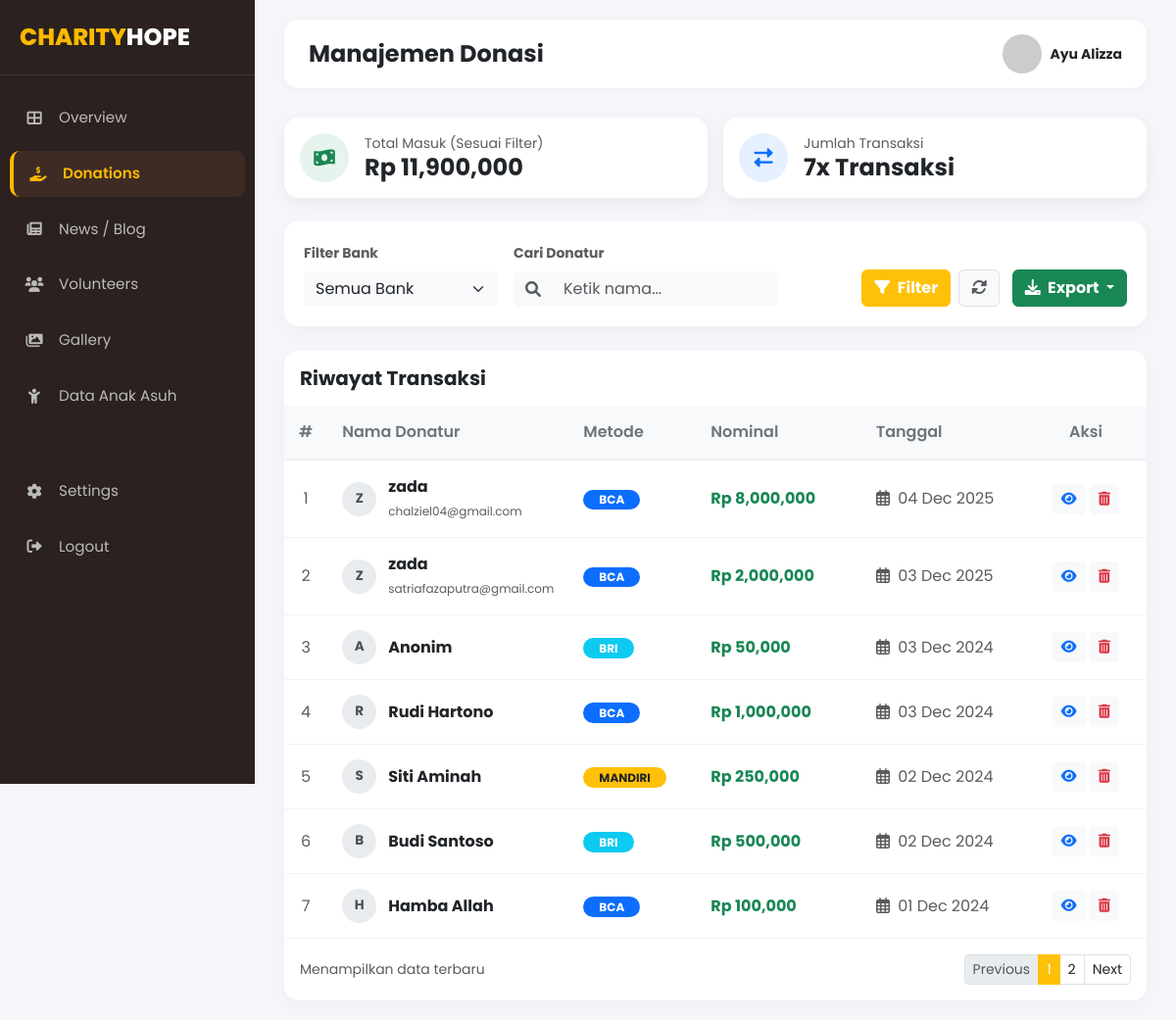
Page /admin/data-donasi.php (signed in) on the committed database.
### tables this page shows
CREATE TABLE `donasi` (
  `id` int NOT NULL,
  `nama_donatur` varchar(100) DEFAULT NULL,
  `email` varchar(100) DEFAULT NULL,
  `nominal` int DEFAULT NULL,
  `bank` varchar(50) DEFAULT NULL,
  `tanggal` date DEFAULT NULL
);

### admin/data-donasi.php (the view, shortened to what this page needs)
<?php
include '../koneksi.php';
$where_clause = "WHERE 1=1";
$search_q = isset($_GET['q']) ? $_GET['q'] : '';
$query_str = "SELECT * FROM donasi $where_clause ORDER BY id DESC";
$data = mysqli_query($koneksi, $query_str);
$query_sum = mysqli_query($koneksi, "SELECT SUM(nominal) as total, COUNT(*) as jumlah FROM donasi $where_clause");
$summary = mysqli_fetch_assoc($query_sum);
?>
<!DOCTYPE html>
<html lang="id">
<head>
    <link href="https://cdn.jsdelivr.net/npm/bootstrap@5.3.0/dist/css/bootstrap.min.css" rel="stylesheet">
    <link rel="stylesheet" href="https://cdnjs.cloudflare.com/ajax/libs/font-awesome/6.0.0/css/all.min.css">
    <link rel="stylesheet" href="style.css">
</head>
<body>
    <?php include 'sidebar.php'; ?>
    <div class="main-content">
        <div class="top-bar">
            <h4 class="fw-bold mb-0">Manajemen Donasi</h4>
            <div class="d-flex align-items-center">
                <div class="user-profile d-flex align-items-center gap-2">
                    <img src="https://randomuser.me/api/portraits/women/44.jpg" alt="Admin">
                    <div class="d-none d-md-block">
                        <small class="d-block fw-bold">Ayu Alizza</small>
                    </div>
                </div>
            </div>
        </div>
        <div class="row g-3 mb-4">
            <div class="col-md-6">
                <div class="stat-card d-flex align-items-center p-3">
                    <div class="stat-icon bg-icon-success me-3">
                        <i class="fas fa-money-bill-wave"></i>
                    </div>
                    <div>
                        <small class="text-muted d-block">Total Masuk (Sesuai Filter)</small>
                        <h4 class="fw-bold mb-0">Rp <?php echo number_format($summary['total']); ?></h4>
                    </div>
                </div>
            </div>
            <div class="col-md-6">
                <div class="stat-card d-flex align-items-center p-3">
                    <div class="stat-icon bg-icon-primary me-3">
                        <i class="fas fa-exchange-alt"></i>
                    </div>
                    <div>
                        <small class="text-muted d-block">Jumlah Transaksi</small>
                        <h4 class="fw-bold mb-0"><?php echo number_format($summary['jumlah']); ?>x Transaksi</h4>
                    </div>
                </div>
            </div>
        </div>
        <div class="filter-card">
            <form method="GET" class="row g-3 align-items-end">
                <div class="col-md-3">
                    <label class="form-label small text-muted fw-bold">Filter Bank</label>
                    <select name="bank" class="form-select border-0 bg-light">
                        <option value="">Semua Bank</option>
                    </select>
                </div>
                <div class="col-md-4">
                    <label class="form-label small text-muted fw-bold">Cari Donatur</label>
                    <div class="input-group">
                        <span class="input-group-text bg-light border-0"><i class="fas fa-search text-muted"></i></span>
                        <input type="text" name="q" class="form-control border-0 bg-light" placeholder="Ketik nama..." value="<?php echo $search_q; ?>">
                    </div>
                </div>
                <div class="col-md-5 text-md-end">
                    <button type="submit" class="btn btn-warning text-white fw-bold"><i class="fas fa-filter me-1"></i> Filter</button>
                    <a href="data-donasi.php" class="btn btn-light border ms-1"><i class="fas fa-sync-alt text-muted"></i></a>
                    <div class="btn-group ms-2">
                        <button type="button" class="btn btn-success dropdown-toggle fw-bold" data-bs-toggle="dropdown" aria-expanded="false">
                            <i class="fas fa-download me-1"></i> Export
                        </button>
                    </div>
                    </div>
            </form>
        </div>
        <div class="card table-card">
            <div class="card-header bg-white py-3 border-0">
                <h5 class="fw-bold mb-0">Riwayat Transaksi</h5>
            </div>
            <div class="table-responsive">
                <table class="table table-hover mb-0">
                    <thead>
                        <tr>
                            <th width="5%" class="text-center">#</th>
                            <th width="25%">Nama Donatur</th>
                            <th width="15%">Metode</th>
                            <th width="20%">Nominal</th>
                            <th width="20%">Tanggal</th>
                            <th width="15%" class="text-center">Aksi</th>
                        </tr>
                    </thead>
                    <tbody>
                        <?php
                        $no = 1;
                        if(mysqli_num_rows($data) > 0){
                            while($row = mysqli_fetch_assoc($data)) {
                                $inisial = strtoupper(substr($row['nama_donatur'], 0, 1));
                        ?>
                        <tr>
                            <td class="text-center text-muted"><?php echo $no++; ?></td>
                            <td>
                                <div class="d-flex align-items-center">
                                    <div class="avatar-initial"><?php echo $inisial; ?></div>
                                    <div>
                                        <span class="fw-bold text-dark d-block"><?php echo $row['nama_donatur']; ?></span>
                                        <small class="text-muted" style="font-size: 0.75rem;"><?php echo $row['email']; ?></small>
                                    </div>
                                </div>
                            </td>
                            <td>
                                <?php
                                    $badge_color = 'bg-secondary';
                                    if($row['bank'] == 'BCA') $badge_color = 'bg-primary';
                                    elseif($row['bank'] == 'BRI') $badge_color = 'bg-info';
                                    elseif($row['bank'] == 'MANDIRI') $badge_color = 'bg-warning text-dark';
                                ?>
                                <span class="badge <?php echo $badge_color; ?> rounded-pill px-3"><?php echo $row['bank']; ?></span>
                            </td>
                            <td class="fw-bold text-success">
                                Rp <?php echo number_format($row['nominal']); ?>
                            </td>
                            <td class="text-muted">
                                <i class="far fa-calendar-alt me-1"></i> <?php echo date('d M Y', strtotime($row['tanggal'])); ?>
                            </td>
                            <td class="text-center">
                                <a href="#" class="btn btn-sm btn-light text-primary" title="Detail"><i class="fas fa-eye"></i></a>
                                <a href="#" class="btn btn-sm btn-light text-danger" title="Hapus"><i class="fas fa-trash-alt"></i></a>
                            </td>
                        </tr>
                        <?php
                            }
                        } ?>
                    </tbody>
                </table>
            </div>
            <div class="card-footer bg-white py-3 border-0 d-flex justify-content-between align-items-center">
                <small class="text-muted">Menampilkan data terbaru</small>
                <nav>
                    <ul class="pagination pagination-sm mb-0">
                        <li class="page-item disabled"><a class="page-link" href="#">Previous</a></li>
                        <li class="page-item active"><a class="page-link bg-warning border-warning" href="#">1</a></li>
                        <li class="page-item"><a class="page-link text-dark" href="#">2</a></li>
                        <li class="page-item"><a class="page-link text-dark" href="#">Next</a></li>
                    </ul>
                </nav>
            </div>
        </div>
    </div>
</body>
</html>

### admin/style.css (style rules this page uses)
:root { --primary-color: #fcb900; --sidebar-bg: #2b211e; --sidebar-active: #3e2b26; --text-light: #f8f9fa; --card-bg: #ffffff; --bg-body: #f4f6f9; }
body { font-family: 'Poppins', sans-serif; background-color: var(--bg-body); overflow-x: hidden; }
.main-content { margin-left: 260px; padding: 20px 30px; }
.top-bar { display: flex; justify-content: space-between; align-items: center; margin-bottom: 30px; background: white; padding: 15px 25px; border-radius: 15px; box-shadow: 0 2px 10px rgba(0,0,0,0.03); }
.user-profile img { width: 40px; height: 40px; border-radius: 50%; object-fit: cover; }
.stat-card { background: white; border-radius: 15px; padding: 25px; box-shadow: 0 5px 15px rgba(0,0,0,0.05); border: none; transition: 0.3s; height: 100%; }
.stat-icon { width: 50px; height: 50px; border-radius: 50%; display: flex; align-items: center; justify-content: center; font-size: 1.2rem; }
.bg-icon-primary { background: rgba(13, 110, 253, 0.1); color: #0d6efd; }
.bg-icon-success { background: rgba(25, 135, 84, 0.1); color: #198754; }

### admin/data-donasi.php (style rules this page uses)
.filter-card { background: #fff; border-radius: 15px; padding: 20px; margin-bottom: 25px; box-shadow: 0 5px 15px rgba(0,0,0,0.03); }
.table-card { background: #fff; border-radius: 15px; overflow: hidden; box-shadow: 0 5px 15px rgba(0,0,0,0.03); border: none; }
.table thead th { background-color: #f8f9fa; color: #6c757d; font-weight: 600; border-bottom: 2px solid #edf2f7; padding: 15px; }
.table tbody td { vertical-align: middle; padding: 15px; border-bottom: 1px solid #f1f3f5; color: #495057; }
.avatar-initial { width: 35px; height: 35px; background-color: #e9ecef; color: #495057; border-radius: 50%; display: flex; align-items: center; justify-content: center; font-weight: bold; font-size: 0.85rem; margin-right: 12px; }

### rows in the picture
donasi: nama_donatur "Z", nama_donatur "zada", email "chalziel04@gmail.com", bank "BCA", nominal "8,000,000", tanggal "04 Dec 2025"
donasi: nama_donatur "Z", nama_donatur "zada", email "satriafazaputra@gmail.com", bank "BCA", nominal "2,000,000", tanggal "03 Dec 2025"
donasi: nama_donatur "A", nama_donatur "Anonim", bank "BRI", nominal "50,000", tanggal "03 Dec 2024"
donasi: nama_donatur "R", nama_donatur "Rudi Hartono", bank "BCA", nominal "1,000,000", tanggal "03 Dec 2024"
donasi: nama_donatur "S", nama_donatur "Siti Aminah", bank "MANDIRI", nominal "250,000", tanggal "02 Dec 2024"
donasi: nama_donatur "B", nama_donatur "Budi Santoso", bank "BRI", nominal "500,000", tanggal "02 Dec 2024"
donasi: nama_donatur "H", nama_donatur "Hamba Allah", bank "BCA", nominal "100,000", tanggal "01 Dec 2024"

### other values in the picture
$summary['total'] "11,900,000"
$summary['jumlah'] "7"
